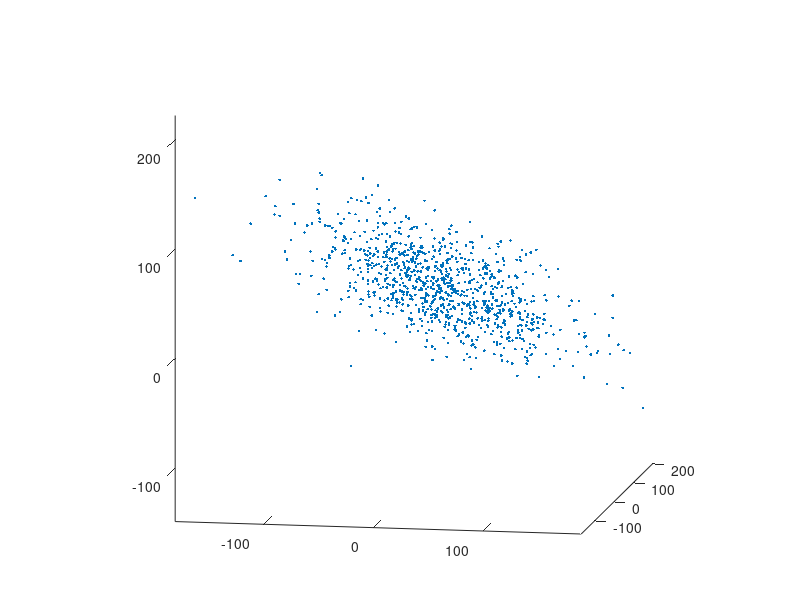

Here is the MATLAB script that generated this plot: (Note: this script raises an error after producing the figure.)
function demoInertiaEllipsoid(varargin)
%DEMOINERTIAELLIPSOID Demo program for the use of ellipsoids
%
%   Usage:
%   demoInertiaEllipsoid;
%
%   Example
%   demoInertiaEllipsoid
%
%   See also
%
%
% ------
% Author: David Legland
% e-mail: david.legland@grignon.inra.fr
% Created: 2011-06-21,    using Matlab 7.9.0.529 (R2009b)
% Copyright 2011 INRA - Cepia Software Platform.


%% Data generation

% Generate gaussian 3D data
nPoints = 1000;
points = randn(nPoints, 3);

% point clouds parameters
center = [20 30 40];
sizes  = [70 40 10];
orient = [50 30 30];

% transform points to make a gaussian cloud
transfo = composeTransforms3d(...
    createScaling3d(sizes), ...
    eulerAnglesToRotation3d(orient), ...
    createTranslation3d(center));
points = transformPoint3d(points, transfo);

% display data
figure;
drawPoint3d(points, '.');
hold on;
axis equal;
view([80 -10]);


%% Inertia ellipsoid computation and display

% Fit a 3D inertia ellipsoid to data
elli = inertiaEllipsoid(points);

% draw the ellipsoid with transparency
drawEllipsoid(elli, 'FaceColor', 'g', 'FaceAlpha', .5);


%% Add ellipses and main axes

drawEllipsoid(elli, 'FaceColor', 'g', 'FaceAlpha', .5, ...
          'drawEllipses', true, 'EllipseColor', 'b', 'EllipseWidth', 2, ...
          'drawAxes', true);
      
